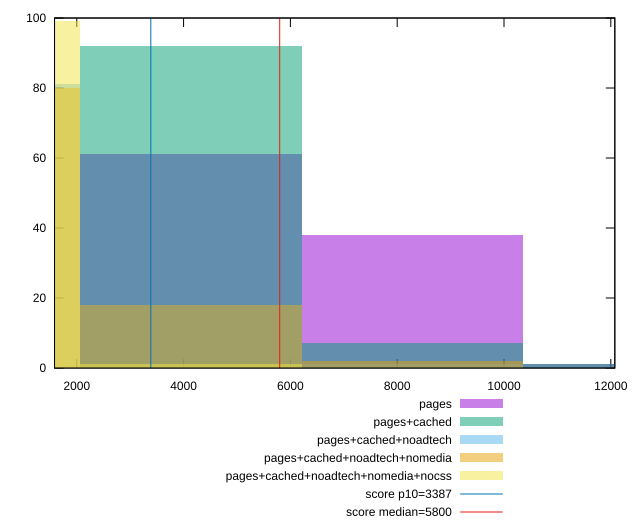

gnuplot code for this plot:
reset

$pages <<EOF
8279.480918848538 38
12419.221378272807 1
4139.740459424269 61
EOF

$pagesCached <<EOF
12419.221378272807 1
8279.480918848538 7
4139.740459424269 92
EOF

$pagesCachedNoadtech <<EOF
8279.480918848538 1
4139.740459424269 18
0 81
EOF

$pagesCachedNoadtechNomedia <<EOF
8279.480918848538 2
0 80
4139.740459424269 18
EOF

$pagesCachedNoadtechNomediaNocss <<EOF
4139.740459424269 1
0 99
EOF

set key outside below
set boxwidth 4139.740459424269
set xrange [1583.7735000000002:12075.127829454457]
set yrange [0:100]
set trange [0:100]
set style fill transparent solid 0.5 noborder

set parametric
set terminal svg size 640, 530 enhanced background rgb 'white'
set output "report_00017_2021-02-10T15-08-03.406Z/speed-index/comparison/histogram/all_raw.svg"

plot $pages title "pages" with boxes, \
     $pagesCached title "pages+cached" with boxes, \
     $pagesCachedNoadtech title "pages+cached+noadtech" with boxes, \
     $pagesCachedNoadtechNomedia title "pages+cached+noadtech+nomedia" with boxes, \
     $pagesCachedNoadtechNomediaNocss title "pages+cached+noadtech+nomedia+nocss" with boxes, \
     3387,t title "score p10=3387", \
     5800,t title "score median=5800"

reset
